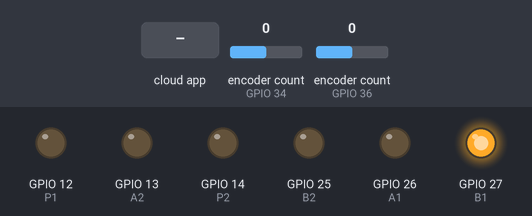
A sketch run on a simulated ESP32. On the bench: output pins drawn as LEDs (lit = HIGH). Inputs (shaded band) come from the test bench; at power-on: encoder count (sensors on GPIO 34, GPIO 36) 0. WiFi joins after 1.5 s; servers stay silent unless stated; the ROS host is connected and sends only what is stated; what the sketch prints to the serial monitor is not drawn.

Above: at 2.7 s.
2.8 s: encoder count (sensor on GPIO 34) set to 1
At 4.0 s:
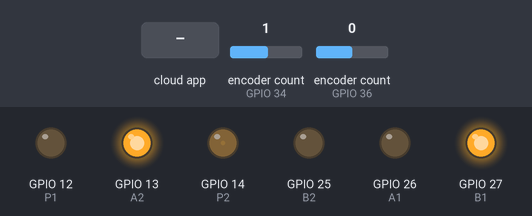
4.3 s: encoder count (sensor on GPIO 36) set to 1
At 5.1 s:
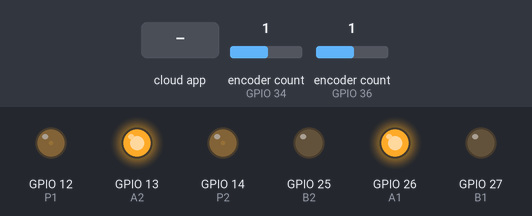
5.8 s: the phone or cloud app sets linear.x to -100
At 6.7 s:
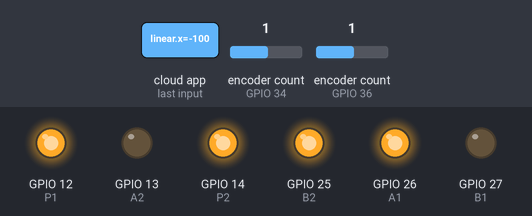
7.3 s: the phone or cloud app sets linear.x to 0
At 8.2 s:
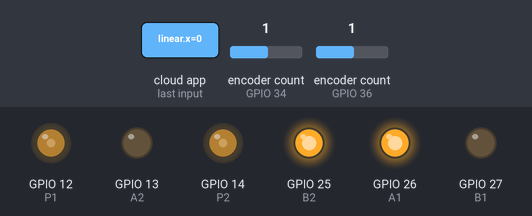
8.8 s: the phone or cloud app sets angular.z to -100
At 10.0 s:
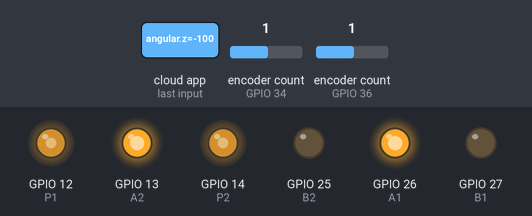
10.4 s: the phone or cloud app sets angular.z to 0
At 11.8 s:
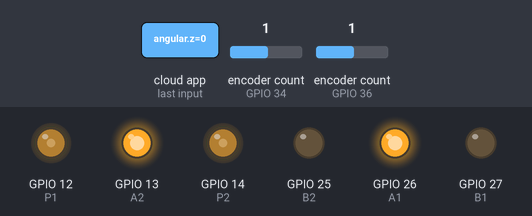
Timing chart, 0 to 12.9 s (numbered marks = the images above; inputs shaded):
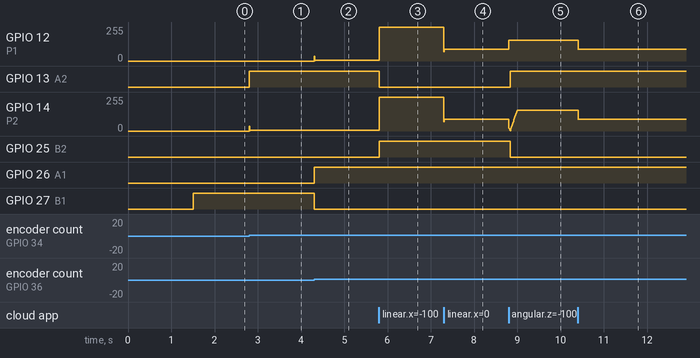

Measured:
- after the input at 2.8 s, GPIO 13 (A2): LOW → HIGH at once; GPIO 14 (P2): 0/255 → 4/255 at once
- after the input at 4.3 s, GPIO 12 (P1): 0/255 → 4/255 at once; GPIO 26 (A1): LOW → HIGH at once; GPIO 27 (B1): HIGH → LOW at once
- after the input at 5.8 s, GPIO 12 (P1), GPIO 14 (P2): 4/255 → 255/255 at once; GPIO 13 (A2): HIGH → LOW at once; GPIO 25 (B2): LOW → HIGH at once
- after the input at 7.3 s, GPIO 12 (P1), GPIO 14 (P2): 255/255 → 90/255 at once
- after the input at 8.8 s, GPIO 12 (P1): 90/255 → 154/255 at once; GPIO 13 (A2): LOW → HIGH at once; GPIO 25 (B2): HIGH → LOW at once
- after the input at 10.4 s, GPIO 12 (P1), GPIO 14 (P2): 154/255 → 90/255 at once

The sketch:

ancro.ino
```cpp
#define TCP 1 //  0 if you are using UART for ROSserial or  1 if You are using ROSserial over Tcp(Wifi)

#if TCP
#include "ArduinoTcpHardware.h"
#else
#include "ArduinoHardware.h"
#endif

#include "fun.h"
#include "ros.h"
#include "geometry_msgs/Twist.h"
#include <ros/time.h>
#include <tf/tf.h>
#include <tf/transform_broadcaster.h>
#include <nav_msgs/Odometry.h>
#include <geometry_msgs/Vector3.h>

#if TCP

#include <WiFi.h>
const char *ssid = "Arvind";
const char *password = "12345678";
// Set the rosserial socket server IP address
IPAddress server(192, 168, 43, 233); // ros-master ip address
// Set the rosserial socket server port
const uint16_t serverPort = 11411;

#endif

// Object initialization
ros::NodeHandle nh;
geometry_msgs::TransformStamped t;
nav_msgs::Odometry odom_msg;
ros::Publisher odom_pub("odom", &odom_msg);
tf::TransformBroadcaster broadcaster;

unsigned long currentMillis;
long previousMillis = 0; // set up timers
float loopTime = 10;

long previous_EncoderR = 0, previous_EncoderL = 0, current_EncoderR = 0, current_EncoderL = 0;

// tf variables to be broadcast
double x = 0;
double y = 0;
double theta = 0;

char base_link[] = "/base_link";
char odom[] = "/odom";

// position and velocity variables read from the ODrive
long posR;
long posL;

// variables to work out the different on each cycle

long posR_old;
long posL_old;
long posR_diff;
long posL_diff;
float posR_mm_diff;
float posL_mm_diff;
float pos_average_mm_diff;
float pos_total_mm;

float kpR = 2, kdR = 0.1, kiR = 0.3, phi = 0;
float kpL = 2, kdL = 0.1, kiL = 0.3;
int pwmR, pwmL;
double set_velocityR = 0, current_velocityR = 0, error_velocityR = 0, error_velocity_sumR = 0, error_velocity_previousR = 0;
double set_velocityL = 0, current_velocityL = 0, error_velocityL = 0, error_velocity_sumL = 0, error_velocity_previousL = 0;

hw_timer_t *timer = NULL; // timer for Esp32

void IRAM_ATTR onTimer() // Timer ISR of 10ms
{
    //  portENTER_CRITICAL_ISR(&timerMux);
    //  portEXIT_CRITICAL_ISR(&timerMux);

    current_EncoderR = myEncR.read();
    current_velocityR = 6000.0 * ((current_EncoderR - previous_EncoderR) / 1462.0);
    previous_EncoderR = current_EncoderR;

    current_EncoderL = myEncL.read();
    current_velocityL = 6000.0 * ((current_EncoderL - previous_EncoderL) / 1462.0);
    previous_EncoderL = current_EncoderL;

    error_velocityR = set_velocityR - current_velocityR;
    error_velocityL = set_velocityL - current_velocityL;

    pwmR = error_velocityR * kpR + error_velocity_sumR * (kiR) + (error_velocityR - error_velocity_previousR) * kdR;
    pwmL = error_velocityL * kpL + error_velocity_sumL * (kiL) + (error_velocityL - error_velocity_previousL) * kdL;

    error_velocity_previousR = error_velocityR;
    error_velocity_previousL = error_velocityL;

    error_velocity_sumR = error_velocity_sumR + error_velocityR;
    error_velocity_sumL = error_velocity_sumL + error_velocityL;

    if (error_velocity_sumR > 300)
        error_velocity_sumR = 300;
    if (error_velocity_sumR < -300)
        error_velocity_sumR = -300;

    if (error_velocity_sumL > 300)
        error_velocity_sumL = 300;
    if (error_velocity_sumL < -300)
        error_velocity_sumL = -300;

    // Logic for Right Motor

    if (pwmR <= 255 && pwmR > 0)
        mr_clk(pwmR);

    else if (pwmR > 255)
        mr_clk(255);

    else if (pwmR < 0 && pwmR >= (-255))
    {
        mr_aclk(abs(pwmR));
    }

    else if (pwmR < -255)
        mr_aclk(255);
    else
        mr_clk(0);

    // Logic for Left Motor
    if (pwmL <= 255 && pwmL > 0)
        ml_clk(pwmL);

    else if (pwmL > 255)
        ml_clk(255);

    else if (pwmL < 0 && pwmL >= (-255))
        ml_aclk(abs(pwmL));

    else if (pwmL < -255)
        ml_aclk(255);
    else
        mr_clk(0);
}

void velCallback(const geometry_msgs::Twist &vel)
{
    set_velocityR = 187.2 * vel.linear.x + 32.14 * vel.angular.z;
    set_velocityL = -186.2 * vel.linear.x + 32.14 * vel.angular.z;
}

ros::Subscriber<geometry_msgs::Twist> sub("cmd_vel", velCallback);

void setup()
{

#if TCP

    Serial.begin(115200);
    Serial.println();
    Serial.print("Connecting to ");
    Serial.println(ssid);

    // Connect the ESP to the wifi AP
    WiFi.begin(ssid, password);
    while (WiFi.status() != WL_CONNECTED)
    {
        delay(500);
        Serial.print(".");
    }
    Serial.println("");
    Serial.println("WiFi connected");
    Serial.println("IP address: ");
    Serial.println(WiFi.localIP());

    // Set the connection to rosserial socket server
    nh.getHardware()->setConnection(server, serverPort);

    // Another way to get IP
    Serial.print("IP = ");
    Serial.println(nh.getHardware()->getLocalIP());

#endif

#if !TCP
    nh.getHardware()->setBaud(115200);
#endif

    nh.initNode(); // init ROS
    nh.subscribe(sub);
    nh.advertise(odom_pub); //setup publisher
    broadcaster.init(nh); // set up broadcaster

    pinSetup(); // set the pinmodes

    //Timers Setup of ESP32 for 10ms Interrupt timer
    timer = timerBegin(0, 80, true);
    timerAttachInterrupt(timer, &onTimer, true);
    timerAlarmWrite(timer, 10000, true);
    timerAlarmEnable(timer);
}

void loop()
{

    nh.spinOnce();

    currentMillis = millis();
    if (currentMillis - previousMillis >= loopTime)
    { // run a loop every 10ms
        previousMillis = currentMillis;
        /// ROS Logics
        posR = current_EncoderR;
        posL = current_EncoderL * -1;

        // work out the difference on each loop, and bookmark the old value
        posR_diff = posR - posR_old;
        posL_diff = posL - posL_old;
        posR_old = posR;
        posL_old = posL;

        // calc mm from encoder counts
        posR_mm_diff = posR_diff / 4.561;
        posL_mm_diff = posL_diff / 4.561;

        // calc distance travelled based on average of both wheels
        pos_average_mm_diff = (posR_mm_diff + posL_mm_diff) / 2; // difference in each cycle
        pos_total_mm += pos_average_mm_diff;                     // calc total running total distance

        // calc angle or rotation to broadcast with tf
        phi = ((posR_mm_diff - posL_mm_diff) / 318);

        theta += phi;

        if (theta >= TWO_PI)
        {
            theta -= TWO_PI;
        }
        if (theta <= (-TWO_PI))
        {
            theta += TWO_PI;
        }

        // calc x and y to broadcast with tf

        y += pos_average_mm_diff * sin(theta + phi/2);
        x += pos_average_mm_diff * cos(theta + phi/2);

        // *** broadcast odom->base_link transform with tf ***

        geometry_msgs::TransformStamped t;

        t.header.frame_id = odom;
        t.child_frame_id = base_link;

        t.transform.translation.x = x / 1000; // convert to metres
        t.transform.translation.y = y / 1000;
        t.transform.translation.z = 0;

        t.transform.rotation = tf::createQuaternionFromYaw(theta);
        t.header.stamp = nh.now();

        broadcaster.sendTransform(t);

        // *** broadcast odom message ***

        nav_msgs::Odometry odom_msg;
        odom_msg.header.stamp = nh.now();
        odom_msg.header.frame_id = odom;
        odom_msg.pose.pose.position.x = x / 1000;
        odom_msg.pose.pose.position.y = y / 1000;
        odom_msg.pose.pose.position.z = 0.0;
        odom_msg.pose.pose.orientation = tf::createQuaternionFromYaw(theta);

        odom_msg.child_frame_id = base_link;
        odom_msg.twist.twist.linear.x = ((posR_mm_diff + posL_mm_diff) / 2) / 10;     // forward linear velovity
        odom_msg.twist.twist.linear.y = 0.0;                                          // robot does not move sideways
        odom_msg.twist.twist.angular.z = ((posR_mm_diff - posL_mm_diff) / 318) * 100; // anglular velocity

        odom_pub.publish(&odom_msg);
    }
}
```

fun.h
```cpp
#include <analogWrite.h>
#include "pins.h"

void pinSetup()
{
  pinMode(A1,OUTPUT);
  pinMode(B1,OUTPUT);
  pinMode(P1,OUTPUT);
  pinMode(A2,OUTPUT);
  pinMode(B2,OUTPUT);
  pinMode(P2,OUTPUT);
}

void mr_clk(int pwm)
{
  digitalWrite(A1,0);
  digitalWrite(B1,1);
  analogWrite(P1,pwm);

}

void mr_aclk(int pwm)
{
  digitalWrite(A1,1);
  digitalWrite(B1,0);
  analogWrite(P1,pwm);

}

void ml_clk(int pwm)
{
  digitalWrite(A2,0);
  digitalWrite(B2,1);
  analogWrite(P2,pwm);

}

void ml_aclk(int pwm)
{
  digitalWrite(A2,1);
  digitalWrite(B2,0);
  analogWrite(P2,pwm);

}
```

pins.h
```cpp
#include <Encoder.h>
#define A1 26  // Right Motor
#define B1 27
#define P1 12
#define A2 13 // Left Motor
#define B2 25
#define P2 14

Encoder myEncR(36, 39);
Encoder myEncL(34, 35);
```
